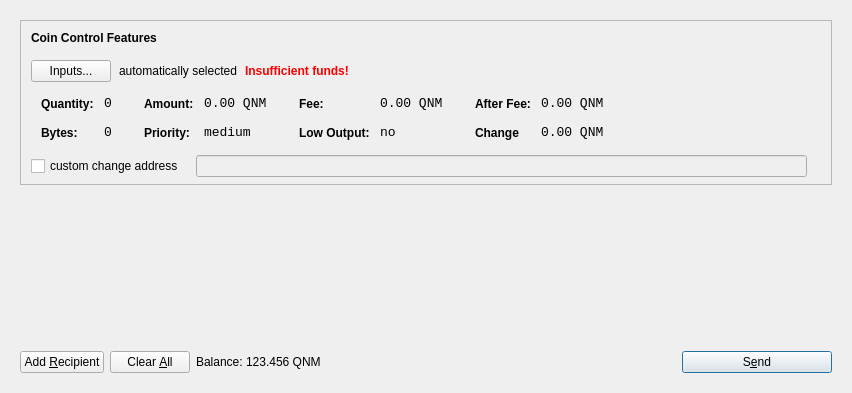
<?xml version="1.0" encoding="UTF-8"?>
<ui version="4.0">
 <class>SendCoinsDialog</class>
 <widget class="QDialog" name="SendCoinsDialog">
  <property name="geometry">
   <rect>
    <x>0</x>
    <y>0</y>
    <width>849</width>
    <height>393</height>
   </rect>
  </property>
  <property name="windowTitle">
   <string>Send Coins</string>
  </property>
  <layout class="QVBoxLayout" name="verticalLayout">
   <item>
    <widget class="QFrame" name="frameMain">
     <layout class="QVBoxLayout" name="verticalLayout_3">
      <item>
       <widget class="QFrame" name="frameCoinControl">
        <property name="sizePolicy">
         <sizepolicy hsizetype="Expanding" vsizetype="Expanding">
          <horstretch>0</horstretch>
          <verstretch>0</verstretch>
         </sizepolicy>
        </property>
        <property name="maximumSize">
         <size>
          <width>16777215</width>
          <height>16777215</height>
         </size>
        </property>
        <property name="frameShape">
         <enum>QFrame::StyledPanel</enum>
        </property>
        <property name="frameShadow">
         <enum>QFrame::Sunken</enum>
        </property>
        <layout class="QVBoxLayout" name="verticalLayoutCoinControl2">
         <property name="spacing">
          <number>6</number>
         </property>
         <property name="leftMargin">
          <number>0</number>
         </property>
         <property name="topMargin">
          <number>0</number>
         </property>
         <property name="rightMargin">
          <number>0</number>
         </property>
         <property name="bottomMargin">
          <number>6</number>
         </property>
         <item>
          <layout class="QVBoxLayout" name="verticalLayoutCoinControl" stretch="0,0,0,0,1">
           <property name="spacing">
            <number>0</number>
           </property>
           <property name="leftMargin">
            <number>10</number>
           </property>
           <property name="topMargin">
            <number>10</number>
           </property>
           <item>
            <layout class="QHBoxLayout" name="horizontalLayoutCoinControl1">
             <property name="bottomMargin">
              <number>15</number>
             </property>
             <item>
              <widget class="QLabel" name="labelCoinControlFeatures">
               <property name="sizePolicy">
                <sizepolicy hsizetype="Preferred" vsizetype="Maximum">
                 <horstretch>0</horstretch>
                 <verstretch>0</verstretch>
                </sizepolicy>
               </property>
               <property name="font">
                <font>
                 <weight>75</weight>
                 <bold>true</bold>
                </font>
               </property>
               <property name="styleSheet">
                <string notr="true">font-weight:bold;</string>
               </property>
               <property name="text">
                <string>Coin Control Features</string>
               </property>
              </widget>
             </item>
            </layout>
           </item>
           <item>
            <layout class="QHBoxLayout" name="horizontalLayoutCoinControl2" stretch="0,0,0,0">
             <property name="spacing">
              <number>8</number>
             </property>
             <property name="bottomMargin">
              <number>10</number>
             </property>
             <item>
              <widget class="QPushButton" name="pushButtonCoinControl">
               <property name="styleSheet">
                <string notr="true"/>
               </property>
               <property name="text">
                <string>Inputs...</string>
               </property>
              </widget>
             </item>
             <item>
              <widget class="QLabel" name="labelCoinControlAutomaticallySelected">
               <property name="text">
                <string>automatically selected</string>
               </property>
               <property name="margin">
                <number>5</number>
               </property>
              </widget>
             </item>
             <item>
              <widget class="QLabel" name="labelCoinControlInsuffFunds">
               <property name="font">
                <font>
                 <weight>75</weight>
                 <bold>true</bold>
                </font>
               </property>
               <property name="styleSheet">
                <string notr="true">color:red;font-weight:bold;</string>
               </property>
               <property name="text">
                <string>Insufficient funds!</string>
               </property>
               <property name="margin">
                <number>5</number>
               </property>
              </widget>
             </item>
             <item>
              <spacer name="horizontalSpacerCoinControl">
               <property name="orientation">
                <enum>Qt::Horizontal</enum>
               </property>
               <property name="sizeHint" stdset="0">
                <size>
                 <width>40</width>
                 <height>1</height>
                </size>
               </property>
              </spacer>
             </item>
            </layout>
           </item>
           <item>
            <widget class="QWidget" name="widgetCoinControl" native="true">
             <property name="sizePolicy">
              <sizepolicy hsizetype="Preferred" vsizetype="Preferred">
               <horstretch>0</horstretch>
               <verstretch>0</verstretch>
              </sizepolicy>
             </property>
             <property name="minimumSize">
              <size>
               <width>0</width>
               <height>0</height>
              </size>
             </property>
             <property name="styleSheet">
              <string notr="true"/>
             </property>
             <layout class="QHBoxLayout" name="horizontalLayoutCoinControl5">
              <property name="leftMargin">
               <number>0</number>
              </property>
              <property name="topMargin">
               <number>0</number>
              </property>
              <property name="rightMargin">
               <number>0</number>
              </property>
              <property name="bottomMargin">
               <number>0</number>
              </property>
              <item>
               <layout class="QHBoxLayout" name="horizontalLayoutCoinControl3" stretch="0,0,0,1">
                <property name="spacing">
                 <number>20</number>
                </property>
                <property name="topMargin">
                 <number>0</number>
                </property>
                <property name="bottomMargin">
                 <number>10</number>
                </property>
                <item>
                 <layout class="QFormLayout" name="formLayoutCoinControl1">
                  <property name="horizontalSpacing">
                   <number>10</number>
                  </property>
                  <property name="verticalSpacing">
                   <number>14</number>
                  </property>
                  <property name="leftMargin">
                   <number>10</number>
                  </property>
                  <property name="topMargin">
                   <number>4</number>
                  </property>
                  <property name="rightMargin">
                   <number>6</number>
                  </property>
                  <item row="0" column="0">
                   <widget class="QLabel" name="labelCoinControlQuantityText">
                    <property name="styleSheet">
                     <string notr="true">font-weight:bold;</string>
                    </property>
                    <property name="text">
                     <string>Quantity:</string>
                    </property>
                    <property name="margin">
                     <number>0</number>
                    </property>
                   </widget>
                  </item>
                  <item row="0" column="1">
                   <widget class="QLabel" name="labelCoinControlQuantity">
                    <property name="font">
                     <font>
                      <family>Monospace</family>
                      <pointsize>10</pointsize>
                     </font>
                    </property>
                    <property name="cursor">
                     <cursorShape>IBeamCursor</cursorShape>
                    </property>
                    <property name="contextMenuPolicy">
                     <enum>Qt::ActionsContextMenu</enum>
                    </property>
                    <property name="text">
                     <string>0</string>
                    </property>
                    <property name="margin">
                     <number>0</number>
                    </property>
                    <property name="textInteractionFlags">
                     <set>Qt::LinksAccessibleByMouse|Qt::TextSelectableByKeyboard|Qt::TextSelectableByMouse</set>
                    </property>
                   </widget>
                  </item>
                  <item row="1" column="0">
                   <widget class="QLabel" name="labelCoinControlBytesText">
                    <property name="styleSheet">
                     <string notr="true">font-weight:bold;</string>
                    </property>
                    <property name="text">
                     <string>Bytes:</string>
                    </property>
                   </widget>
                  </item>
                  <item row="1" column="1">
                   <widget class="QLabel" name="labelCoinControlBytes">
                    <property name="font">
                     <font>
                      <family>Monospace</family>
                      <pointsize>10</pointsize>
                     </font>
                    </property>
                    <property name="cursor">
                     <cursorShape>IBeamCursor</cursorShape>
                    </property>
                    <property name="contextMenuPolicy">
                     <enum>Qt::ActionsContextMenu</enum>
                    </property>
                    <property name="text">
                     <string>0</string>
                    </property>
                    <property name="textInteractionFlags">
                     <set>Qt::LinksAccessibleByMouse|Qt::TextSelectableByKeyboard|Qt::TextSelectableByMouse</set>
                    </property>
                   </widget>
                  </item>
                 </layout>
                </item>
                <item>
                 <layout class="QFormLayout" name="formLayoutCoinControl2">
                  <property name="horizontalSpacing">
                   <number>10</number>
                  </property>
                  <property name="verticalSpacing">
                   <number>14</number>
                  </property>
                  <property name="leftMargin">
                   <number>6</number>
                  </property>
                  <property name="topMargin">
                   <number>4</number>
                  </property>
                  <property name="rightMargin">
                   <number>6</number>
                  </property>
                  <item row="0" column="0">
                   <widget class="QLabel" name="labelCoinControlAmountText">
                    <property name="styleSheet">
                     <string notr="true">font-weight:bold;</string>
                    </property>
                    <property name="text">
                     <string>Amount:</string>
                    </property>
                    <property name="margin">
                     <number>0</number>
                    </property>
                   </widget>
                  </item>
                  <item row="0" column="1">
                   <widget class="QLabel" name="labelCoinControlAmount">
                    <property name="font">
                     <font>
                      <family>Monospace</family>
                      <pointsize>10</pointsize>
                     </font>
                    </property>
                    <property name="cursor">
                     <cursorShape>IBeamCursor</cursorShape>
                    </property>
                    <property name="contextMenuPolicy">
                     <enum>Qt::ActionsContextMenu</enum>
                    </property>
                    <property name="text">
                     <string>0.00 QNM</string>
                    </property>
                    <property name="textInteractionFlags">
                     <set>Qt::LinksAccessibleByMouse|Qt::TextSelectableByKeyboard|Qt::TextSelectableByMouse</set>
                    </property>
                   </widget>
                  </item>
                  <item row="1" column="0">
                   <widget class="QLabel" name="labelCoinControlPriorityText">
                    <property name="styleSheet">
                     <string notr="true">font-weight:bold;</string>
                    </property>
                    <property name="text">
                     <string>Priority:</string>
                    </property>
                   </widget>
                  </item>
                  <item row="1" column="1">
                   <widget class="QLabel" name="labelCoinControlPriority">
                    <property name="font">
                     <font>
                      <family>Monospace</family>
                      <pointsize>10</pointsize>
                     </font>
                    </property>
                    <property name="cursor">
                     <cursorShape>IBeamCursor</cursorShape>
                    </property>
                    <property name="contextMenuPolicy">
                     <enum>Qt::ActionsContextMenu</enum>
                    </property>
                    <property name="text">
                     <string>medium</string>
                    </property>
                    <property name="textInteractionFlags">
                     <set>Qt::LinksAccessibleByMouse|Qt::TextSelectableByKeyboard|Qt::TextSelectableByMouse</set>
                    </property>
                   </widget>
                  </item>
                 </layout>
                </item>
                <item>
                 <layout class="QFormLayout" name="formLayoutCoinControl3">
                  <property name="horizontalSpacing">
                   <number>10</number>
                  </property>
                  <property name="verticalSpacing">
                   <number>14</number>
                  </property>
                  <property name="leftMargin">
                   <number>6</number>
                  </property>
                  <property name="topMargin">
                   <number>4</number>
                  </property>
                  <property name="rightMargin">
                   <number>6</number>
                  </property>
                  <item row="0" column="0">
                   <widget class="QLabel" name="labelCoinControlFeeText">
                    <property name="styleSheet">
                     <string notr="true">font-weight:bold;</string>
                    </property>
                    <property name="text">
                     <string>Fee:</string>
                    </property>
                    <property name="margin">
                     <number>0</number>
                    </property>
                   </widget>
                  </item>
                  <item row="0" column="1">
                   <widget class="QLabel" name="labelCoinControlFee">
                    <property name="font">
                     <font>
                      <family>Monospace</family>
                      <pointsize>10</pointsize>
                     </font>
                    </property>
                    <property name="cursor">
                     <cursorShape>IBeamCursor</cursorShape>
                    </property>
                    <property name="contextMenuPolicy">
                     <enum>Qt::ActionsContextMenu</enum>
                    </property>
                    <property name="text">
                     <string>0.00 QNM</string>
                    </property>
                    <property name="textInteractionFlags">
                     <set>Qt::LinksAccessibleByMouse|Qt::TextSelectableByKeyboard|Qt::TextSelectableByMouse</set>
                    </property>
                   </widget>
                  </item>
                  <item row="1" column="0">
                   <widget class="QLabel" name="labelCoinControlLowOutputText">
                    <property name="styleSheet">
                     <string notr="true">font-weight:bold;</string>
                    </property>
                    <property name="text">
                     <string>Low Output:</string>
                    </property>
                   </widget>
                  </item>
                  <item row="1" column="1">
                   <widget class="QLabel" name="labelCoinControlLowOutput">
                    <property name="font">
                     <font>
                      <family>Monospace</family>
                      <pointsize>10</pointsize>
                     </font>
                    </property>
                    <property name="cursor">
                     <cursorShape>IBeamCursor</cursorShape>
                    </property>
                    <property name="contextMenuPolicy">
                     <enum>Qt::ActionsContextMenu</enum>
                    </property>
                    <property name="text">
                     <string>no</string>
                    </property>
                    <property name="textInteractionFlags">
                     <set>Qt::LinksAccessibleByMouse|Qt::TextSelectableByKeyboard|Qt::TextSelectableByMouse</set>
                    </property>
                   </widget>
                  </item>
                 </layout>
                </item>
                <item>
                 <layout class="QFormLayout" name="formLayoutCoinControl4">
                  <property name="horizontalSpacing">
                   <number>10</number>
                  </property>
                  <property name="verticalSpacing">
                   <number>14</number>
                  </property>
                  <property name="leftMargin">
                   <number>6</number>
                  </property>
                  <property name="topMargin">
                   <number>4</number>
                  </property>
                  <property name="rightMargin">
                   <number>6</number>
                  </property>
                  <item row="0" column="0">
                   <widget class="QLabel" name="labelCoinControlAfterFeeText">
                    <property name="styleSheet">
                     <string notr="true">font-weight:bold;</string>
                    </property>
                    <property name="text">
                     <string>After Fee:</string>
                    </property>
                    <property name="margin">
                     <number>0</number>
                    </property>
                   </widget>
                  </item>
                  <item row="0" column="1">
                   <widget class="QLabel" name="labelCoinControlAfterFee">
                    <property name="font">
                     <font>
                      <family>Monospace</family>
                      <pointsize>10</pointsize>
                     </font>
                    </property>
                    <property name="cursor">
                     <cursorShape>IBeamCursor</cursorShape>
                    </property>
                    <property name="contextMenuPolicy">
                     <enum>Qt::ActionsContextMenu</enum>
                    </property>
                    <property name="text">
                     <string>0.00 QNM</string>
                    </property>
                    <property name="textInteractionFlags">
                     <set>Qt::LinksAccessibleByMouse|Qt::TextSelectableByKeyboard|Qt::TextSelectableByMouse</set>
                    </property>
                   </widget>
                  </item>
                  <item row="1" column="0">
                   <widget class="QLabel" name="labelCoinControlChangeText">
                    <property name="styleSheet">
                     <string notr="true">font-weight:bold;</string>
                    </property>
                    <property name="text">
                     <string>Change</string>
                    </property>
                   </widget>
                  </item>
                  <item row="1" column="1">
                   <widget class="QLabel" name="labelCoinControlChange">
                    <property name="font">
                     <font>
                      <family>Monospace</family>
                      <pointsize>10</pointsize>
                     </font>
                    </property>
                    <property name="cursor">
                     <cursorShape>IBeamCursor</cursorShape>
                    </property>
                    <property name="contextMenuPolicy">
                     <enum>Qt::ActionsContextMenu</enum>
                    </property>
                    <property name="text">
                     <string>0.00 QNM</string>
                    </property>
                    <property name="textInteractionFlags">
                     <set>Qt::LinksAccessibleByMouse|Qt::TextSelectableByKeyboard|Qt::TextSelectableByMouse</set>
                    </property>
                   </widget>
                  </item>
                 </layout>
                </item>
               </layout>
              </item>
             </layout>
            </widget>
           </item>
           <item>
            <layout class="QHBoxLayout" name="horizontalLayoutCoinControl4" stretch="0,0,0">
             <property name="spacing">
              <number>12</number>
             </property>
             <property name="sizeConstraint">
              <enum>QLayout::SetDefaultConstraint</enum>
             </property>
             <property name="topMargin">
              <number>5</number>
             </property>
             <property name="rightMargin">
              <number>5</number>
             </property>
             <item>
              <widget class="QCheckBox" name="checkBoxCoinControlChange">
               <property name="text">
                <string>custom change address</string>
               </property>
              </widget>
             </item>
             <item>
              <widget class="QLineEdit" name="lineEditCoinControlChange">
               <property name="enabled">
                <bool>false</bool>
               </property>
               <property name="sizePolicy">
                <sizepolicy hsizetype="Expanding" vsizetype="Fixed">
                 <horstretch>0</horstretch>
                 <verstretch>0</verstretch>
                </sizepolicy>
               </property>
              </widget>
             </item>
             <item>
              <widget class="QLabel" name="labelCoinControlChangeLabel">
               <property name="sizePolicy">
                <sizepolicy hsizetype="Preferred" vsizetype="Expanding">
                 <horstretch>0</horstretch>
                 <verstretch>0</verstretch>
                </sizepolicy>
               </property>
               <property name="minimumSize">
                <size>
                 <width>0</width>
                 <height>0</height>
                </size>
               </property>
               <property name="text">
                <string/>
               </property>
               <property name="margin">
                <number>3</number>
               </property>
              </widget>
             </item>
            </layout>
           </item>
           <item>
            <spacer name="verticalSpacerCoinControl">
             <property name="orientation">
              <enum>Qt::Vertical</enum>
             </property>
             <property name="sizeHint" stdset="0">
              <size>
               <width>800</width>
               <height>1</height>
              </size>
             </property>
            </spacer>
           </item>
          </layout>
         </item>
        </layout>
       </widget>
      </item>
      <item>
       <widget class="QScrollArea" name="scrollArea">
        <property name="frameShape">
         <enum>QFrame::NoFrame</enum>
        </property>
        <property name="widgetResizable">
         <bool>true</bool>
        </property>
        <widget class="QWidget" name="scrollAreaWidgetContents">
         <property name="geometry">
          <rect>
           <x>0</x>
           <y>0</y>
           <width>813</width>
           <height>148</height>
          </rect>
         </property>
         <layout class="QVBoxLayout" name="verticalLayout_2">
          <property name="leftMargin">
           <number>0</number>
          </property>
          <property name="topMargin">
           <number>0</number>
          </property>
          <property name="rightMargin">
           <number>0</number>
          </property>
          <property name="bottomMargin">
           <number>0</number>
          </property>
          <item>
           <layout class="QVBoxLayout" name="entries">
            <property name="spacing">
             <number>6</number>
            </property>
           </layout>
          </item>
          <item>
           <spacer name="verticalSpacer">
            <property name="orientation">
             <enum>Qt::Vertical</enum>
            </property>
            <property name="sizeHint" stdset="0">
             <size>
              <width>20</width>
              <height>40</height>
             </size>
            </property>
           </spacer>
          </item>
         </layout>
        </widget>
       </widget>
      </item>
      <item>
       <layout class="QHBoxLayout" name="horizontalLayout">
        <item>
         <widget class="QPushButton" name="addButton">
          <property name="toolTip">
           <string>Send to multiple recipients at once</string>
          </property>
          <property name="text">
           <string>Add &amp;Recipient</string>
          </property>
          <property name="icon">
           <iconset resource="../Quantonium.qrc">
            <normaloff>:/icons/add</normaloff>:/icons/add</iconset>
          </property>
          <property name="autoDefault">
           <bool>false</bool>
          </property>
         </widget>
        </item>
        <item>
         <widget class="QPushButton" name="clearButton">
          <property name="sizePolicy">
           <sizepolicy hsizetype="Minimum" vsizetype="Fixed">
            <horstretch>0</horstretch>
            <verstretch>0</verstretch>
           </sizepolicy>
          </property>
          <property name="toolTip">
           <string>Remove all transaction fields</string>
          </property>
          <property name="text">
           <string>Clear &amp;All</string>
          </property>
          <property name="icon">
           <iconset resource="../Quantonium.qrc">
            <normaloff>:/icons/remove</normaloff>:/icons/remove</iconset>
          </property>
          <property name="autoRepeatDelay">
           <number>300</number>
          </property>
          <property name="autoDefault">
           <bool>false</bool>
          </property>
         </widget>
        </item>
        <item>
         <layout class="QHBoxLayout" name="horizontalLayout_2">
          <property name="spacing">
           <number>3</number>
          </property>
          <item>
           <widget class="QLabel" name="label">
            <property name="sizePolicy">
             <sizepolicy hsizetype="Preferred" vsizetype="Fixed">
              <horstretch>0</horstretch>
              <verstretch>0</verstretch>
             </sizepolicy>
            </property>
            <property name="text">
             <string>Balance:</string>
            </property>
           </widget>
          </item>
          <item>
           <widget class="QLabel" name="labelBalance">
            <property name="sizePolicy">
             <sizepolicy hsizetype="Preferred" vsizetype="Fixed">
              <horstretch>0</horstretch>
              <verstretch>0</verstretch>
             </sizepolicy>
            </property>
            <property name="cursor">
             <cursorShape>IBeamCursor</cursorShape>
            </property>
            <property name="text">
             <string>123.456 QNM</string>
            </property>
            <property name="textInteractionFlags">
             <set>Qt::LinksAccessibleByMouse|Qt::TextSelectableByKeyboard|Qt::TextSelectableByMouse</set>
            </property>
           </widget>
          </item>
         </layout>
        </item>
        <item>
         <spacer name="horizontalSpacer">
          <property name="orientation">
           <enum>Qt::Horizontal</enum>
          </property>
          <property name="sizeHint" stdset="0">
           <size>
            <width>40</width>
            <height>20</height>
           </size>
          </property>
         </spacer>
        </item>
        <item>
         <widget class="QPushButton" name="sendButton">
          <property name="minimumSize">
           <size>
            <width>150</width>
            <height>0</height>
           </size>
          </property>
          <property name="toolTip">
           <string>Confirm the send action</string>
          </property>
          <property name="text">
           <string>S&amp;end</string>
          </property>
          <property name="icon">
           <iconset resource="../Quantonium.qrc">
            <normaloff>:/icons/send</normaloff>:/icons/send</iconset>
          </property>
          <property name="default">
           <bool>true</bool>
          </property>
         </widget>
        </item>
       </layout>
      </item>
     </layout>
     <zorder>scrollArea</zorder>
     <zorder>frameCoinControl</zorder>
     <zorder></zorder>
    </widget>
   </item>
  </layout>
 </widget>
 <resources>
  <include location="../Quantonium.qrc"/>
 </resources>
 <connections/>
</ui>
